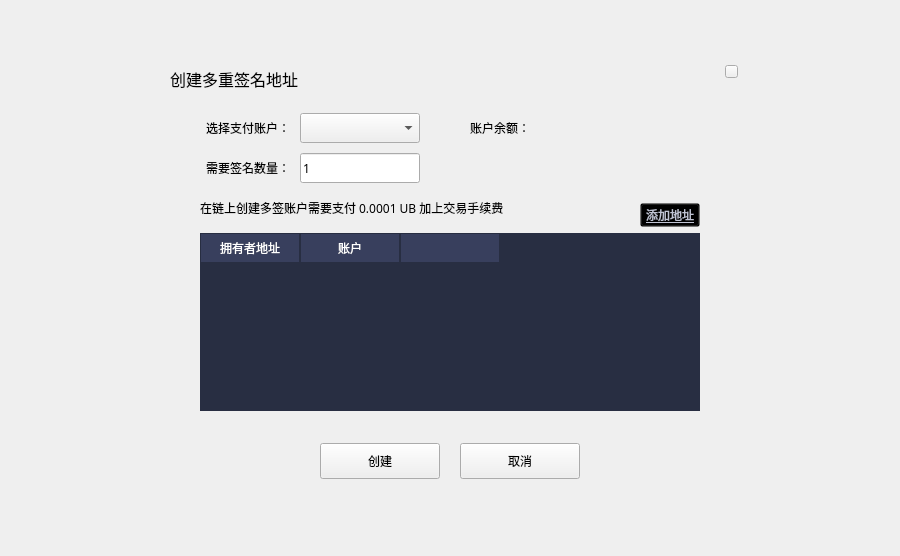
<?xml version="1.0" encoding="UTF-8"?>
<ui version="4.0">
 <class>CreateMultiSigDialog</class>
 <widget class="QDialog" name="CreateMultiSigDialog">
  <property name="geometry">
   <rect>
    <x>0</x>
    <y>0</y>
    <width>900</width>
    <height>556</height>
   </rect>
  </property>
  <property name="windowTitle">
   <string>Dialog</string>
  </property>
  <widget class="QWidget" name="widget" native="true">
   <property name="geometry">
    <rect>
     <x>0</x>
     <y>0</y>
     <width>900</width>
     <height>556</height>
    </rect>
   </property>
   <widget class="QWidget" name="containerWidget" native="true">
    <property name="geometry">
     <rect>
      <x>150</x>
      <y>53</y>
      <width>600</width>
      <height>460</height>
     </rect>
    </property>
    <property name="font">
     <font>
      <family>Microsoft YaHei UI Light</family>
     </font>
    </property>
    <widget class="QLabel" name="label_3">
     <property name="geometry">
      <rect>
       <x>20</x>
       <y>15</y>
       <width>300</width>
       <height>21</height>
      </rect>
     </property>
     <property name="font">
      <font>
       <family>Microsoft YaHei UI Light</family>
       <pointsize>12</pointsize>
      </font>
     </property>
     <property name="styleSheet">
      <string notr="true"/>
     </property>
     <property name="text">
      <string>创建多重签名地址</string>
     </property>
    </widget>
    <widget class="QToolButton" name="createBtn">
     <property name="geometry">
      <rect>
       <x>170</x>
       <y>390</y>
       <width>120</width>
       <height>36</height>
      </rect>
     </property>
     <property name="font">
      <font>
       <family>Microsoft YaHei UI Light</family>
      </font>
     </property>
     <property name="cursor">
      <cursorShape>PointingHandCursor</cursorShape>
     </property>
     <property name="focusPolicy">
      <enum>Qt::NoFocus</enum>
     </property>
     <property name="styleSheet">
      <string notr="true"/>
     </property>
     <property name="text">
      <string>创建</string>
     </property>
    </widget>
    <widget class="QTableWidget" name="ownersTableWidget">
     <property name="geometry">
      <rect>
       <x>50</x>
       <y>180</y>
       <width>500</width>
       <height>178</height>
      </rect>
     </property>
     <property name="cursor" stdset="0">
      <cursorShape>PointingHandCursor</cursorShape>
     </property>
     <property name="layoutDirection">
      <enum>Qt::LeftToRight</enum>
     </property>
     <property name="styleSheet">
      <string notr="true">QTableWidget{border: none;gridline-color: rgb(241,241,248);background-color: rgb(40, 46, 66);}
QHeaderView{background-color:rgb(40,46,66);min-height:30;color:white;}
QHeaderView::section{background-color: rgb(56,63,93);border: 1px solid rgb(40,46,66);
font: 12px &quot;Microsoft YaHei UI Light&quot;;}
</string>
     </property>
     <property name="frameShape">
      <enum>QFrame::Box</enum>
     </property>
     <property name="frameShadow">
      <enum>QFrame::Plain</enum>
     </property>
     <property name="verticalScrollBarPolicy">
      <enum>Qt::ScrollBarAsNeeded</enum>
     </property>
     <property name="horizontalScrollBarPolicy">
      <enum>Qt::ScrollBarAlwaysOff</enum>
     </property>
     <property name="autoScroll">
      <bool>true</bool>
     </property>
     <property name="editTriggers">
      <set>QAbstractItemView::NoEditTriggers</set>
     </property>
     <property name="selectionMode">
      <enum>QAbstractItemView::NoSelection</enum>
     </property>
     <property name="iconSize">
      <size>
       <width>19</width>
       <height>12</height>
      </size>
     </property>
     <property name="showGrid">
      <bool>true</bool>
     </property>
     <property name="gridStyle">
      <enum>Qt::SolidLine</enum>
     </property>
     <attribute name="horizontalHeaderVisible">
      <bool>true</bool>
     </attribute>
     <attribute name="horizontalHeaderCascadingSectionResizes">
      <bool>false</bool>
     </attribute>
     <attribute name="horizontalHeaderHighlightSections">
      <bool>false</bool>
     </attribute>
     <attribute name="verticalHeaderVisible">
      <bool>false</bool>
     </attribute>
     <attribute name="verticalHeaderHighlightSections">
      <bool>false</bool>
     </attribute>
     <column>
      <property name="text">
       <string>拥有者地址</string>
      </property>
      <property name="font">
       <font>
        <family>Microsoft YaHei UI Light</family>
       </font>
      </property>
      <property name="textAlignment">
       <set>AlignCenter</set>
      </property>
     </column>
     <column>
      <property name="text">
       <string>账户</string>
      </property>
      <property name="font">
       <font>
        <family>Microsoft YaHei UI Light</family>
       </font>
      </property>
      <property name="textAlignment">
       <set>AlignCenter</set>
      </property>
     </column>
     <column>
      <property name="text">
       <string/>
      </property>
     </column>
    </widget>
    <widget class="QLabel" name="label_6">
     <property name="geometry">
      <rect>
       <x>20</x>
       <y>95</y>
       <width>120</width>
       <height>40</height>
      </rect>
     </property>
     <property name="text">
      <string>需要签名数量：</string>
     </property>
     <property name="alignment">
      <set>Qt::AlignRight|Qt::AlignTrailing|Qt::AlignVCenter</set>
     </property>
     <property name="wordWrap">
      <bool>true</bool>
     </property>
    </widget>
    <widget class="QToolButton" name="cancelBtn">
     <property name="geometry">
      <rect>
       <x>310</x>
       <y>390</y>
       <width>120</width>
       <height>36</height>
      </rect>
     </property>
     <property name="font">
      <font>
       <family>Microsoft YaHei UI Light</family>
      </font>
     </property>
     <property name="cursor">
      <cursorShape>PointingHandCursor</cursorShape>
     </property>
     <property name="focusPolicy">
      <enum>Qt::NoFocus</enum>
     </property>
     <property name="styleSheet">
      <string notr="true"/>
     </property>
     <property name="text">
      <string>取消</string>
     </property>
    </widget>
    <widget class="QLineEdit" name="requiresLineEdit">
     <property name="geometry">
      <rect>
       <x>150</x>
       <y>100</y>
       <width>120</width>
       <height>30</height>
      </rect>
     </property>
     <property name="text">
      <string>1</string>
     </property>
    </widget>
    <widget class="QLabel" name="label_7">
     <property name="geometry">
      <rect>
       <x>20</x>
       <y>60</y>
       <width>120</width>
       <height>30</height>
      </rect>
     </property>
     <property name="text">
      <string>选择支付账户：</string>
     </property>
     <property name="alignment">
      <set>Qt::AlignRight|Qt::AlignTrailing|Qt::AlignVCenter</set>
     </property>
     <property name="wordWrap">
      <bool>true</bool>
     </property>
    </widget>
    <widget class="QComboBox" name="accountComboBox">
     <property name="geometry">
      <rect>
       <x>150</x>
       <y>60</y>
       <width>120</width>
       <height>30</height>
      </rect>
     </property>
    </widget>
    <widget class="QLabel" name="label_8">
     <property name="geometry">
      <rect>
       <x>300</x>
       <y>60</y>
       <width>80</width>
       <height>30</height>
      </rect>
     </property>
     <property name="text">
      <string>账户余额：</string>
     </property>
     <property name="alignment">
      <set>Qt::AlignRight|Qt::AlignTrailing|Qt::AlignVCenter</set>
     </property>
     <property name="wordWrap">
      <bool>true</bool>
     </property>
    </widget>
    <widget class="QLabel" name="balanceLabel">
     <property name="geometry">
      <rect>
       <x>390</x>
       <y>60</y>
       <width>210</width>
       <height>30</height>
      </rect>
     </property>
     <property name="styleSheet">
      <string notr="true">color: rgb(24, 250, 239);</string>
     </property>
     <property name="text">
      <string/>
     </property>
     <property name="alignment">
      <set>Qt::AlignLeading|Qt::AlignLeft|Qt::AlignVCenter</set>
     </property>
     <property name="textInteractionFlags">
      <set>Qt::LinksAccessibleByMouse|Qt::TextSelectableByMouse</set>
     </property>
    </widget>
    <widget class="QLabel" name="tipLabel">
     <property name="geometry">
      <rect>
       <x>50</x>
       <y>140</y>
       <width>400</width>
       <height>30</height>
      </rect>
     </property>
     <property name="font">
      <font>
       <family>Microsoft YaHei UI Light</family>
      </font>
     </property>
     <property name="styleSheet">
      <string notr="true"/>
     </property>
     <property name="text">
      <string>在链上创建多签账户需要支付 0.0001 UB 加上交易手续费</string>
     </property>
     <property name="alignment">
      <set>Qt::AlignLeading|Qt::AlignLeft|Qt::AlignVCenter</set>
     </property>
     <property name="wordWrap">
      <bool>true</bool>
     </property>
    </widget>
    <widget class="QToolButton" name="addBtn">
     <property name="geometry">
      <rect>
       <x>490</x>
       <y>150</y>
       <width>60</width>
       <height>24</height>
      </rect>
     </property>
     <property name="font">
      <font>
       <family>Microsoft YaHei UI Light</family>
       <pointsize>9</pointsize>
       <weight>50</weight>
       <italic>false</italic>
       <bold>false</bold>
       <underline>true</underline>
      </font>
     </property>
     <property name="cursor">
      <cursorShape>PointingHandCursor</cursorShape>
     </property>
     <property name="focusPolicy">
      <enum>Qt::NoFocus</enum>
     </property>
     <property name="styleSheet">
      <string notr="true">QToolButton{font: 9pt &quot;Microsoft YaHei UI Light&quot;;text-decoration: underline;background:transparent;color: rgb(192, 196, 212);}
QToolButton:hover{color:white;}</string>
     </property>
     <property name="text">
      <string>添加地址</string>
     </property>
    </widget>
    <widget class="QToolButton" name="closeBtn">
     <property name="geometry">
      <rect>
       <x>575</x>
       <y>12</y>
       <width>13</width>
       <height>13</height>
      </rect>
     </property>
     <property name="cursor">
      <cursorShape>PointingHandCursor</cursorShape>
     </property>
     <property name="focusPolicy">
      <enum>Qt::NoFocus</enum>
     </property>
     <property name="text">
      <string/>
     </property>
    </widget>
   </widget>
  </widget>
 </widget>
 <resources/>
 <connections/>
</ui>
